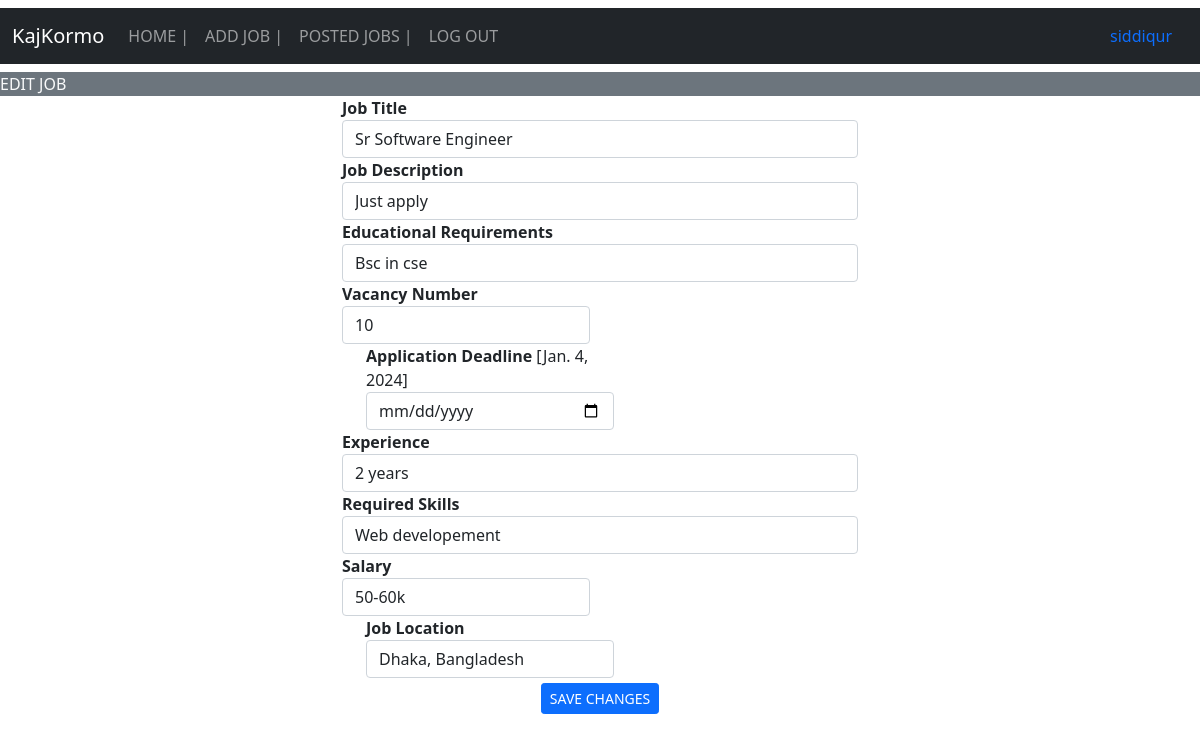
/employers/edit_job/1 (signed in), run on the app's committed database.
### job/models.py (models this page shows, shortened)
class Job(models.Model):
    title = models.CharField(max_length=50,null=True)
    description = models.CharField(max_length=200,null=True)
    education = models.CharField(max_length=200,null=True)
    post_date = models.DateField()
    deadline = models.DateField()
    salary = models.CharField(max_length=50,null=True)
    vacancy = models.CharField(max_length=50,null=True)
    experience = models.CharField(max_length=100,null=True)
    skill = models.CharField(max_length=100,null=True)
    location = models.CharField(max_length=100,null=True)
    employer= models.ForeignKey(Employer, on_delete=CASCADE, null=True)
    student= models.ManyToManyField(Candidate)

### job/views.py (the view, shortened to what this page needs)
# urls.py: path('edit_job/<int:pid>', edit_job, name="edit_job"),
def edit_job(request,pid):
    if not request.user.is_authenticated:
        return redirect('employer_login')
    error = ""
    job = Job.objects.get(id=pid)
    d={'error': error, 'job':job}
    return render(request, 'job/edit_job.html',d)

### templates/job/edit_job.html (shortened to what this page needs)
{% extends 'employer_navigation.html' %}
{% block body %}
<marquee class="bg-secondary text-light" width="100%" direction="right" height="25px">
  EDIT JOB
</marquee>
<div class="container" style="width:45%">
    <form method="post">
    <div class="form-group">
        <label for="title">Job Title</label>
        <input type="text" class="form-control" id="title" name="title" value="{{job.title}}" required>
    </div>
    <div class="form-group">
        <label for="description">Job Description</label>
        <input type="text" class="form-control" id="description" name="description" value="{{job.description}}" required>
    </div>
    <div class="form-group">
        <label for="education">Educational Requirements</label>
        <input type="text" class="form-control" id="education" name="education" value="{{job.education}}" required>
    </div>
    <div class="d-flex flex-wrap">
    <div class="form-group" style="width: 48%;">
        <label for="vacancy">Vacancy Number</label>
        <input type="text" class="form-control" id="vacancy" name="vacancy" value="{{job.vacancy}}" required>
    </div>
    <div class="form-group ms-4" style="width: 48%;">
        <label for="deadline">Application Deadline</label> [{{job.deadline}}]
        <input type="date" class="form-control" id="deadline" name="deadline">
    </div>
    </div>
    <div class="form-group">
        <label for="experience">Experience</label>
        <input type="text" class="form-control" id="experience" name="experience" value="{{job.experience}}" required>
    </div>
    <div class="form-group">
        <label for="skill">Required Skills</label>
        <input type="text" class="form-control" id="skill" name="skill" value="{{job.skill}}" required>
    </div>
    <div class="d-flex flex-wrap" style="margin-bottom: 5px;">
    <div class="form-group" style="width: 48%;">
        <label for="salary">Salary</label>
        <input type="text" class="form-control" id="salary" name="salary" value="{{job.salary}}" required>
    </div>
    <div class="form-group ms-4" style="width: 48%;">
        <label for="location ">Job Location</label>
        <input type="text" class="form-control" id="location" name="location" value="{{job.location}}" required>
    </div>
    </div>
    <button type="submit" class="btn btn-primary btn-sm mx-auto d-block">SAVE CHANGES</button>
    </form>
</div>
{% endblock body %}

### templates/employer_navigation.html (shortened to what this page needs)
{% load static %}
<!doctype html>
<html lang="en">
  <head>
    <link href="https://cdn.jsdelivr.net/npm/bootstrap@5.0.1/dist/css/bootstrap.min.css" rel="stylesheet">
    <link rel="stylesheet" href="//cdn.datatables.net/1.10.24/css/jquery.dataTables.min.css">
    <link rel="stylesheet" href="https://cdn.datatables.net/buttons/1.7.0/css/buttons.dataTables.min.css">
  </head>
  <body>
    <nav class="navbar navbar-expand-lg navbar-dark bg-dark my-2">
        <div class="container-fluid">
          <a class="navbar-brand">KajKormo</a>
          <div class="collapse navbar-collapse" id="navbarSupportedContent">
            <ul class="navbar-nav me-auto mb-2 mb-lg-0">
              <li class="nav-item">
                <a class="nav-link" aria-current="page" href="/employers/employer_home">HOME  |</a>
              </li>
              <li class="nav-item">
                <a class="nav-link" href="/employers/add_job">ADD JOB  |</a>
              </li>
              <li class="nav-item">
                <a class="nav-link" href="/employers/job_list">POSTED JOBS  |</a>
              </li>
              <li class="nav-item">
                <a class="nav-link" href="/employers/logout_employer">LOG OUT</a>
              </li>
            </ul>
            <li class="nav-item d-flex">
                <a class="nav-link" href="/employers/employer_home"> {{request.user.username}} </a>
            </li>
          </div>
        </div>
      </nav>
      {% block body %} {% endblock body %}
  </body>
</html>

### templates/employer_navigation.html (style rules this page uses)
label { font-weight: bold; }

### data on the page
Job: title "Sr Software Engineer", description "Just apply", education "Bsc in cse", vacancy "10", deadline "Jan. 4, 2024", experience "2 years", skill "Web developement", salary "50-60k", location "Dhaka, Bangladesh"

### other printed values
{{ request.user.username }} "siddiqur"
